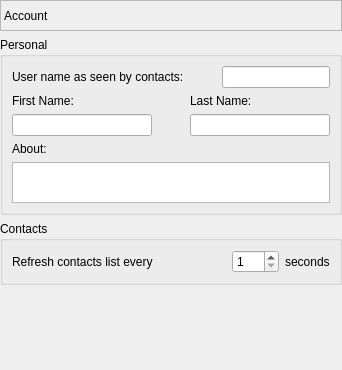
       <widget class="QWidget" name="pageAccount">
        <layout class="QVBoxLayout" name="verticalLayout_11">
         <property name="leftMargin">
          <number>0</number>
         </property>
         <property name="topMargin">
          <number>0</number>
         </property>
         <property name="rightMargin">
          <number>0</number>
         </property>
         <property name="bottomMargin">
          <number>0</number>
         </property>
         <item>
          <widget class="QLabel" name="lblAccountPage">
           <property name="sizePolicy">
            <sizepolicy hsizetype="Preferred" vsizetype="Fixed">
             <horstretch>0</horstretch>
             <verstretch>0</verstretch>
            </sizepolicy>
           </property>
           <property name="minimumSize">
            <size>
             <width>0</width>
             <height>31</height>
            </size>
           </property>
           <property name="frameShape">
            <enum>QFrame::StyledPanel</enum>
           </property>
           <property name="frameShadow">
            <enum>QFrame::Sunken</enum>
           </property>
           <property name="text">
            <string>Account</string>
           </property>
          </widget>
         </item>
         <item>
          <widget class="QGroupBox" name="grpPersonal">
           <property name="title">
            <string>Personal</string>
           </property>
           <layout class="QVBoxLayout" name="verticalLayout_9">
            <item>
             <layout class="QHBoxLayout" name="horizontalLayout_4">
              <item>
               <widget class="QLabel" name="lblUserNameDesc">
                <property name="text">
                 <string>User name as seen by contacts:</string>
                </property>
               </widget>
              </item>
              <item>
               <spacer name="horizontalSpacer_2">
                <property name="orientation">
                 <enum>Qt::Horizontal</enum>
                </property>
                <property name="sizeType">
                 <enum>QSizePolicy::Minimum</enum>
                </property>
                <property name="sizeHint" stdset="0">
                 <size>
                  <width>32</width>
                  <height>20</height>
                 </size>
                </property>
               </spacer>
              </item>
              <item>
               <widget class="QLineEdit" name="txtUserName">
                <property name="sizePolicy">
                 <sizepolicy hsizetype="Expanding" vsizetype="Fixed">
                  <horstretch>0</horstretch>
                  <verstretch>0</verstretch>
                 </sizepolicy>
                </property>
               </widget>
              </item>
             </layout>
            </item>
            <item>
             <layout class="QHBoxLayout" name="horizontalLayout_5">
              <item>
               <layout class="QVBoxLayout" name="verticalLayout_6">
                <item>
                 <widget class="QLabel" name="lblFirstNameDesc">
                  <property name="text">
                   <string>First Name:</string>
                  </property>
                 </widget>
                </item>
                <item>
                 <widget class="QLineEdit" name="txtFirstName"/>
                </item>
               </layout>
              </item>
              <item>
               <spacer name="horizontalSpacer_3">
                <property name="orientation">
                 <enum>Qt::Horizontal</enum>
                </property>
                <property name="sizeType">
                 <enum>QSizePolicy::Minimum</enum>
                </property>
                <property name="sizeHint" stdset="0">
                 <size>
                  <width>32</width>
                  <height>20</height>
                 </size>
                </property>
               </spacer>
              </item>
              <item>
               <layout class="QVBoxLayout" name="verticalLayout_7">
                <item>
                 <widget class="QLabel" name="lblLastNameDesc">
                  <property name="text">
                   <string>Last Name:</string>
                  </property>
                 </widget>
                </item>
                <item>
                 <widget class="QLineEdit" name="txtLastName">
                  <property name="sizePolicy">
                   <sizepolicy hsizetype="Expanding" vsizetype="Fixed">
                    <horstretch>0</horstretch>
                    <verstretch>0</verstretch>
                   </sizepolicy>
                  </property>
                 </widget>
                </item>
               </layout>
              </item>
             </layout>
            </item>
            <item>
             <layout class="QVBoxLayout" name="verticalLayout_8">
              <item>
               <widget class="QLabel" name="lblAboutDesc">
                <property name="text">
                 <string>About:</string>
                </property>
               </widget>
              </item>
              <item>
               <widget class="QPlainTextEdit" name="txtAbout">
                <property name="sizePolicy">
                 <sizepolicy hsizetype="Expanding" vsizetype="Fixed">
                  <horstretch>0</horstretch>
                  <verstretch>0</verstretch>
                 </sizepolicy>
                </property>
                <property name="maximumSize">
                 <size>
                  <width>16777215</width>
                  <height>41</height>
                 </size>
                </property>
               </widget>
              </item>
             </layout>
            </item>
           </layout>
          </widget>
         </item>
         <item>
          <widget class="QGroupBox" name="grpContacts">
           <property name="title">
            <string>Contacts</string>
           </property>
           <layout class="QVBoxLayout" name="verticalLayout_10">
            <item>
             <layout class="QHBoxLayout" name="horizontalLayout_6">
              <item>
               <widget class="QLabel" name="lblRefreshTimeDesc">
                <property name="text">
                 <string>Refresh contacts list every</string>
                </property>
               </widget>
              </item>
              <item>
               <spacer name="horizontalSpacer_4">
                <property name="orientation">
                 <enum>Qt::Horizontal</enum>
                </property>
                <property name="sizeHint" stdset="0">
                 <size>
                  <width>32</width>
                  <height>20</height>
                 </size>
                </property>
               </spacer>
              </item>
              <item>
               <widget class="QSpinBox" name="spnRefreshTime">
                <property name="minimum">
                 <number>1</number>
                </property>
                <property name="maximum">
                 <number>600</number>
                </property>
               </widget>
              </item>
              <item>
               <widget class="QLabel" name="lblSecondsDesc">
                <property name="text">
                 <string>seconds</string>
                </property>
               </widget>
              </item>
             </layout>
            </item>
           </layout>
          </widget>
         </item>
         <item>
          <spacer name="verticalSpacer_2">
           <property name="orientation">
            <enum>Qt::Vertical</enum>
           </property>
           <property name="sizeHint" stdset="0">
            <size>
             <width>32</width>
             <height>85</height>
            </size>
           </property>
          </spacer>
         </item>
        </layout>
       </widget>
